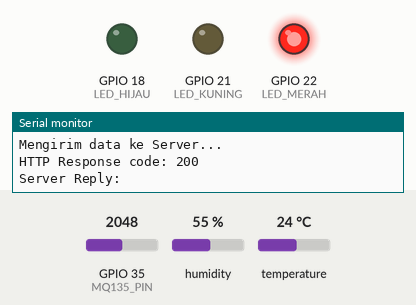
Recording of a sketch running on a simulated ESP32. On the bench: output pins drawn as LEDs (lit = HIGH), the last lines printed to the serial monitor. The inputs (shaded band) are chosen by the test bench; at power-on: GPIO 35 (MQ135_PIN) = 2048, humidity 55 %, temperature 24 °C (analog values on the 0–4095 scale). WiFi joins after 1.5 s; servers stay silent unless stated; uploads are accepted with an empty reply.

Above: at 2.7 s.
2.8 s: GPIO 35 (MQ135_PIN) set to 1470
13.0 s: GPIO 35 (MQ135_PIN) set to 1368
At 22.5 s:
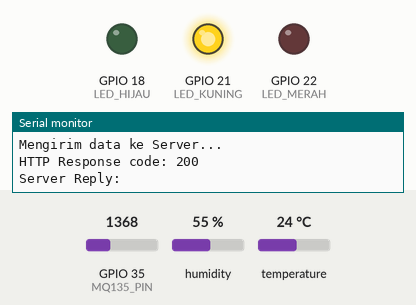
23.4 s: GPIO 35 (MQ135_PIN) set to 1233
33.6 s: GPIO 35 (MQ135_PIN) set to 1153
At 43.5 s:
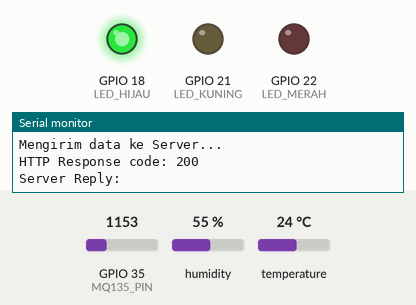
43.8 s: GPIO 35 (MQ135_PIN) set to 1228
At 53.2 s:
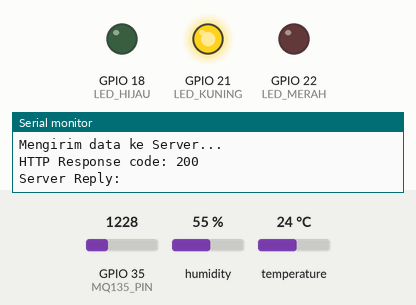
54.0 s: GPIO 35 (MQ135_PIN) set to 1160
At 63.8 s:
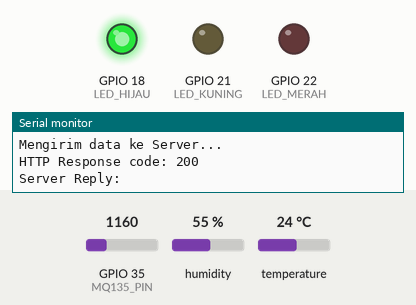
Timing chart, 0 to 65.2 s (numbered marks = the images above; inputs shaded):
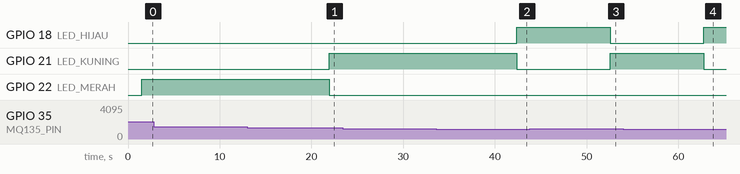

Measured:
- the behaviour switches between 1400 and 1399 on GPIO 35 (MQ135_PIN) (found by bisection; images 0 and 1)
- the behaviour switches between 1200 and 1199 on GPIO 35 (MQ135_PIN) (found by bisection; images 1 and 2)
- after the input at 13.0 s, GPIO 21 (LED_KUNING): LOW → HIGH after 8.9 s; GPIO 22 (LED_MERAH): HIGH → LOW after 8.9 s
- after the input at 33.6 s, GPIO 18 (LED_HIJAU): LOW → HIGH after 8.8 s; GPIO 21 (LED_KUNING): HIGH → LOW after 8.8 s
- after the input at 43.8 s, GPIO 18 (LED_HIJAU): HIGH → LOW after 8.8 s; GPIO 21 (LED_KUNING): LOW → HIGH after 8.8 s
- after the input at 54.0 s, GPIO 18 (LED_HIJAU): LOW → HIGH after 8.8 s; GPIO 21 (LED_KUNING): HIGH → LOW after 8.8 s

The sketch:

esp32_sensor_monitor.ino
```cpp
#include <WiFi.h>
#include <HTTPClient.h>
#include <DHT.h>

// ======================
// KONFIGURASI WIFI & API
// ======================
const char* ssid = "NAMA_WIFI_ANDA";         // Ganti dengan nama WiFi Anda
const char* password = "PASSWORD_WIFI_ANDA"; // Ganti dengan password WiFi Anda

// Ganti IP_LAPTOP dengan IP Address dari laptop/komputer yang menjalankan Laravel (contoh: 192.168.1.10)
// Penting: Laptop dan ESP32 harus terhubung di jaringan WiFi yang sama!
const char* serverName = "http://IP_LAPTOP:8000/api/sensor-data";

// ======================
// DHT22
// ======================
#define DHTPIN 4
#define DHTTYPE DHT22
DHT dht(DHTPIN, DHTTYPE);

// ======================
// MQ135 & LED
// ======================
#define MQ135_PIN 35
#define LED_HIJAU   18
#define LED_KUNING  21
#define LED_MERAH   22

void setup() {
  Serial.begin(115200);

  // 1. Inisialisasi Koneksi WiFi
  Serial.println();
  Serial.print("Menghubungkan ke WiFi: ");
  Serial.println(ssid);
  WiFi.begin(ssid, password);

  while(WiFi.status() != WL_CONNECTED) {
    delay(500);
    Serial.print(".");
  }
  Serial.println("\nWiFi Terhubung!");
  Serial.print("IP Address: ");
  Serial.println(WiFi.localIP());

  // 2. Inisialisasi Sensor & LED
  dht.begin();
  analogReadResolution(12);
  analogSetAttenuation(ADC_11db);

  pinMode(LED_HIJAU, OUTPUT);
  pinMode(LED_KUNING, OUTPUT);
  pinMode(LED_MERAH, OUTPUT);

  Serial.println("Sistem Monitoring Siap!");
}

void loop() {
  // 1. Baca Data Sensor
  float temperature = dht.readTemperature();
  float humidity = dht.readHumidity();
  int adc = analogRead(MQ135_PIN);
  float voltage = adc * (3.3 / 4095.0);

  // Jika sensor DHT gagal membaca, lewati loop ini
  if (isnan(temperature) || isnan(humidity)) {
    Serial.println("Gagal membaca dari sensor DHT!");
    delay(2000);
    return;
  }

  // Matikan semua LED
  digitalWrite(LED_HIJAU, LOW);
  digitalWrite(LED_KUNING, LOW);
  digitalWrite(LED_MERAH, LOW);

  // 2. Klasifikasi Status (Sesuai dengan SensorTestController.php)
  String quality;
  if (adc < 1200) {
    quality = "AMAN";
    digitalWrite(LED_HIJAU, HIGH);
  } else if (adc < 1400) {
    quality = "TERKONTAMINASI";
    digitalWrite(LED_KUNING, HIGH);
  } else {
    quality = "BAHAYA";
    digitalWrite(LED_MERAH, HIGH);
  }

  // 3. Output ke Serial Monitor
  Serial.println("\n================================");
  Serial.printf("Suhu      : %.1f °C\n", temperature);
  Serial.printf("Lembab    : %.1f %%\n", humidity);
  Serial.printf("Gas (ADC) : %d\n", adc);
  Serial.printf("Status    : %s\n", quality.c_str());

  // 4. Kirim Data ke Laravel (jika WiFi terhubung)
  if (WiFi.status() == WL_CONNECTED) {
    HTTPClient http;
    http.begin(serverName);
    http.addHeader("Content-Type", "application/json");

    // Membuat JSON Payload secara manual (bisa juga pakai library ArduinoJson)
    // Field yang dikirim disesuaikan dengan validasi di SensorTestController
    String jsonPayload = "{";
    jsonPayload += "\"temperature\": " + String(temperature) + ",";
    jsonPayload += "\"humidity\": " + String(humidity) + ",";
    jsonPayload += "\"gas_level\": " + String(adc) + ",";
    jsonPayload += "\"sample_name\": \"Sensor ESP32\""; // Opsional: Beri nama sampel
    jsonPayload += "}";

    Serial.println("Mengirim data ke Server...");
    int httpResponseCode = http.POST(jsonPayload);

    if (httpResponseCode > 0) {
      Serial.printf("HTTP Response code: %d\n", httpResponseCode);
      String response = http.getString();
      Serial.println("Server Reply: " + response);
    } else {
      Serial.printf("Error code: %d\n", httpResponseCode);
    }
    http.end();
  } else {
    Serial.println("WiFi Disconnected. Data tidak terkirim.");
  }

  // Jeda 10 detik sebelum pengiriman berikutnya
  delay(10000);
}
```
